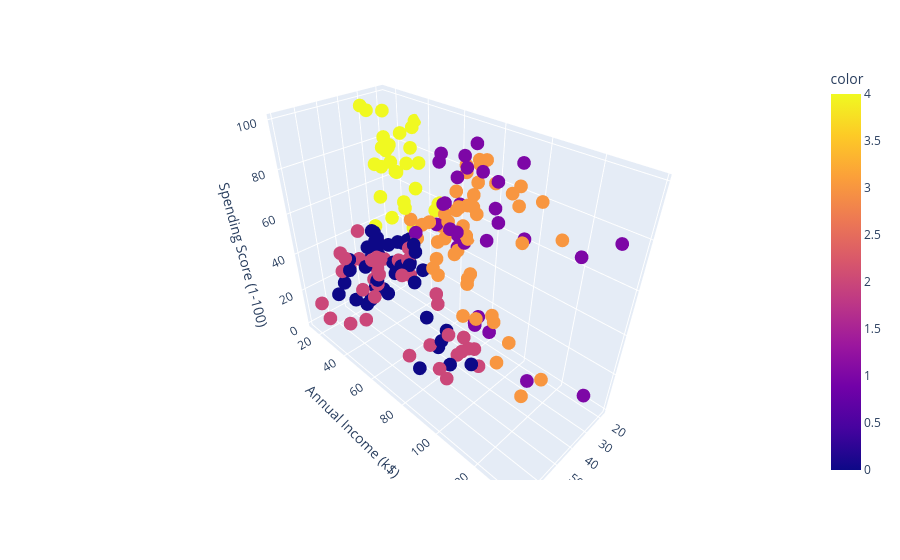

This figure's notebook cell:
### Code cell
px.scatter_3d(
    X,
    x='Age',
    y='Annual Income (k$)',
    z='Spending Score (1-100)',
    color=clusters
)

### Figure 1 — Plotly figure (JSON) as saved in the notebook; plotly's stock layout.template omitted (floating-point values rounded to 4 significant figures; data arrays with more than 128 entries replaced by an {"elided": "..."} marker saying what was removed)
{"data": [{"hovertemplate": "Age=%{x}<br>Annual Income (k$)=%{y}<br>Spending Score (1-100)=%{z}<br>color=%{marker.color}<extra></extra>", "legendgroup": "", "marker": {"color": {"elided": "200 int values"}, "coloraxis": "coloraxis", "symbol": "circle"}, "mode": "markers", "name": "", "scene": "scene", "showlegend": false, "type": "scatter3d", "x": {"elided": "200 int values"}, "y": {"elided": "200 int values"}, "z": {"elided": "200 int values"}}], "layout": {"coloraxis": {"colorbar": {"title": {"text": "color"}}, "colorscale": [[0, "#0d0887"], [0.1111, "#46039f"], [0.2222, "#7201a8"], [0.3333, "#9c179e"], [0.4444, "#bd3786"], [0.5556, "#d8576b"], [0.6667, "#ed7953"], [0.7778, "#fb9f3a"], [0.8889, "#fdca26"], [1, "#f0f921"]]}, "legend": {"tracegroupgap": 0}, "margin": {"t": 60}, "scene": {"domain": {"x": [0, 1], "y": [0, 1]}, "xaxis": {"title": {"text": "Age"}}, "yaxis": {"title": {"text": "Annual Income (k$)"}}, "zaxis": {"title": {"text": "Spending Score (1-100)"}}}}}
